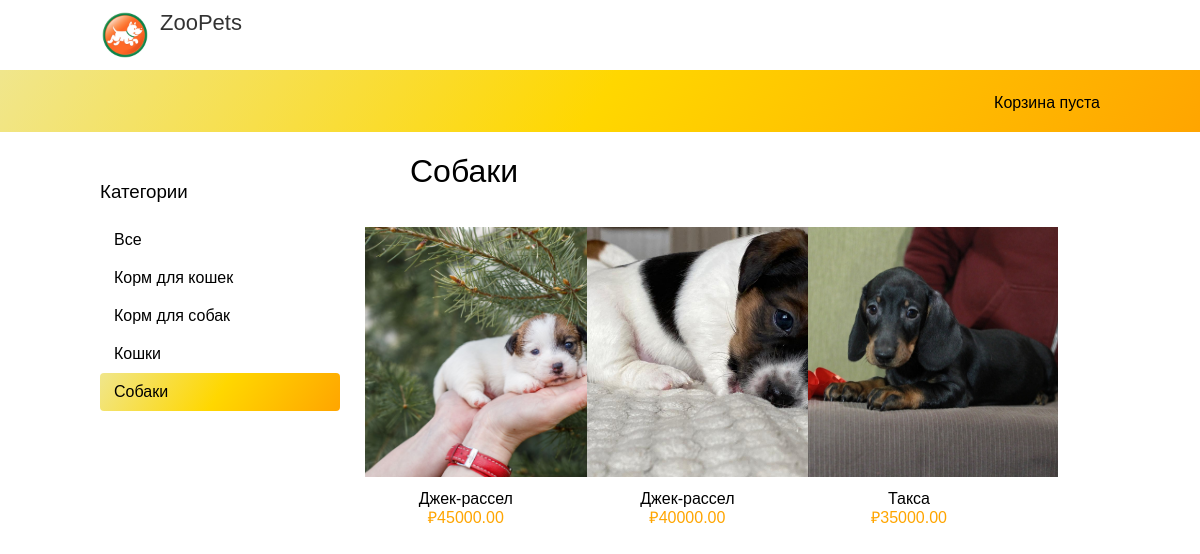
/sobaki/, run on the app's committed database.
### shop/models.py (models this page shows, shortened)
class Category(models.Model):
    name = models.CharField(max_length=200, db_index=True)
    slug = models.SlugField(max_length=200, db_index=True, unique=True)
    class Meta:
        ordering = ('name',)
        verbose_name = 'Категория'
        verbose_name_plural = 'Категории'
    def get_absolute_url(self):
            return reverse('shop:product_list_by_category',
                           args=[self.slug])

class Product(models.Model):
    category = models.ForeignKey(Category, related_name='products', blank=True,default=None,null=True, on_delete=models.SET_DEFAULT )
    name = models.CharField(max_length=200, db_index=True)
    slug = models.SlugField(max_length=200, db_index=True)
    image = models.ImageField(upload_to='products/%Y/%m/%d', blank=True)
    description = models.TextField(blank=True)
    price = models.DecimalField(max_digits=10, decimal_places=2)
    stock = models.PositiveIntegerField()
    available = models.BooleanField(default=True)
    created = models.DateTimeField(auto_now_add=True)
    updated = models.DateTimeField(auto_now=True)
    class Meta:
        ordering = ('name',)
        index_together = (('id', 'slug'),)
    def get_absolute_url(self):
            return reverse('shop:product_detail',
                           args=[self.id, self.slug])

### shop/views.py (the view)
# urls.py: path('', views.product_list, name='product_list'),
def product_list(request, category_slug=None):
    category = None
    categories = Category.objects.all()
    products = Product.objects.filter(available=True)
    if category_slug:
        language = request.LANGUAGE_CODE
        category = get_object_or_404(Category, slug=category_slug)
        products = products.filter(category=category)
    return render(request,
                  'shop/product/list.html',
                  {'category': category,
                   'categories': categories,
                   'products': products})

### cart/cart.py (called while the page is built)
    def __len__(self):
        return sum(item['quantity'] for item in self.cart.values())

### cart/context_processors.py (called while the page is built)
def cart(request):
    return {'cart': Cart(request)}

### shop/templates/shop/product/list.html (shortened to what this page needs)
{% extends "shop/base.html" %}
{% load i18n %}
{% load static %}
{% block content %}
  <div id="sidebar">
    <h3>{% trans "Категории" %}</h3>
    <ul>
      <li {% if not category %}class="selected"{% endif %}>
        <a href="{% url "shop:product_list" %}">{% trans "Все" %}</a>
      </li>
      {% for c in categories %}
        <li {% if category.slug == c.slug %}class="selected"{% endif %}>
          <a href="{{ c.get_absolute_url }}">{{ c.name }}</a>
        </li>
      {% endfor %}
    </ul>
  </div>
  <div id="main" class="product-list">
    <h1>{% if category %}{{ category.name }}{% else %}{% trans "Товары" %}{% endif %}</h1>
    {% for product in products %}
      <div class="item">
        <a href="{{ product.get_absolute_url }}">
          <img src="{% if product.image %}{{ product.image.url }}{% else %}{% static "img/no_image.png" %}{% endif %}">
        </a>
        <a href="{{ product.get_absolute_url }}">{{ product.name }}</a><br>
        &#8381;{{ product.price }}
      </div>
    {% endfor %}
  </div>
{% endblock %}

### shop/static/css/base.css (style rules this page uses)
body { margin:0; padding:0; font-family:helvetica, sans-serif; background: #ffffff; }
h1, h2, h3, h4, h5 , h6 { font-family: 'Teko', sans-serif; font-weight:normal; }
a { text-decoration:none; color:#000; }
#content h1 { margin-right: 50px; margin-left: 50px; }
#sidebar { width:240px; padding:30px 20px 0 0; float:left; background:#FFFFFF; font-family: 'Teko', sans-serif; }
#sidebar ul { margin:0; padding:0; }
#sidebar ul li { margin:0; list-style:none; padding:10px 14px; }
#sidebar ul li a { display:block; }
#sidebar ul li.selected { border-radius:4px; font-family:helvetica, sans-serif; background: linear-gradient( 124deg, #F0E68C, #FFD700, #FFA500 ) }
#sidebar ul li.selected a { color:#000; font-family:helvetica, sans-serif; }
#main { float:left; width: 96%; margin-right:-220px; overflow:hidden; }
.product-list .item { width:21%; margin: 5px; padding:10px 10px 15px 0; float:left; text-align:center; line-height:1.2; color: #FFA500; font-family:helvetica, sans-serif; }
.product-list .item img { width:250px; height:250px; margin-bottom:8px; }
img { width: 100px; height: 100px; object-fit: cover; }

### data on the page
Category: name "Корм для кошек"
Category: name "Корм для собак"
Category: name "Кошки"
Category: name "Собаки"
Product: image (picture), name "Джек-рассел", price "45000.00"
Product: image (picture), name "Джек-рассел", price "40000.00"
Product: image (picture), name "Такса", price "35000.00"
